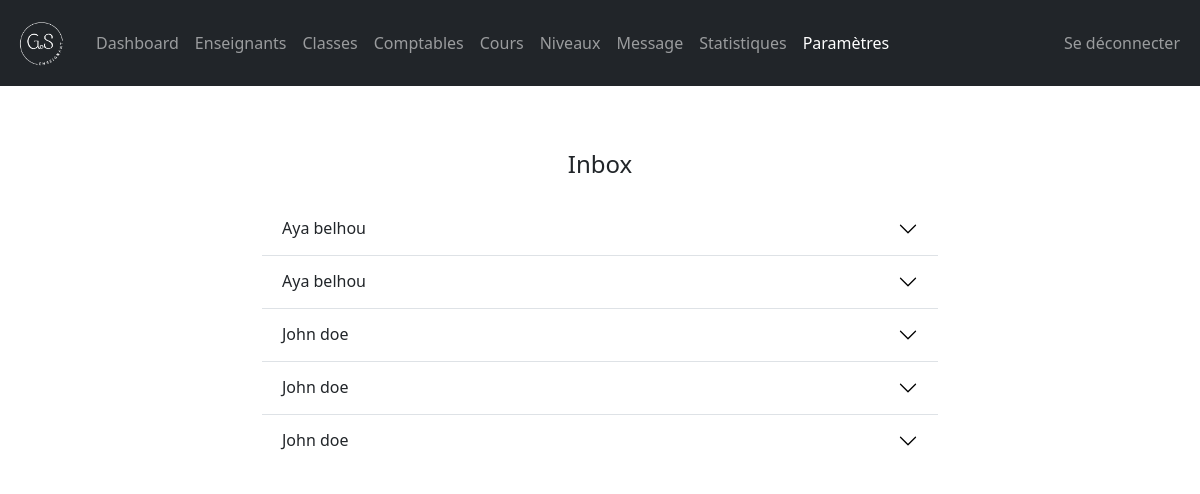
/admin/message.php (signed in), run on the app's committed database.
### tables this page shows
CREATE TABLE `message` (
  `message_id` int(11) NOT NULL,
  `sender_full_name` varchar(100) NOT NULL,
  `sender_email` varchar(255) NOT NULL,
  `message` text NOT NULL,
  `date_time` datetime NOT NULL DEFAULT current_timestamp()
);

### admin/data/message.php (called while the page is built)
<?php
function getAllMessages($conn){
   $sql = "SELECT * FROM message ORDER BY message_id DESC";
   $stmt = $conn->prepare($sql);
   $stmt->execute();
   if ($stmt->rowCount() >= 1) {
     $messages = $stmt->fetchAll();
     return $messages;
   }else {
    return 0;
   }
}

### admin/message.php (the view, shortened to what this page needs)
<?php
if (isset($_SESSION['admin_id']) &&
    isset($_SESSION['role'])) {
    if ($_SESSION['role'] == 'Admin') {
       include "../DB_connection.php";
       include "data/message.php";
       $messages = getAllMessages($conn);
 ?>
<!DOCTYPE html>
<html lang="en">
<head>
	<link rel="stylesheet" href="https://cdn.jsdelivr.net/npm/bootstrap@5.2.0/dist/css/bootstrap.min.css">
	<link rel="stylesheet" href="../css/style.css">
  <link rel="stylesheet" href="https://cdnjs.cloudflare.com/ajax/libs/font-awesome/4.7.0/css/font-awesome.min.css">
</head>
<body>
    <?php
        include "inc/navbar.php";
        if ($messages != 0) {
     ?>
     <div class="container mt-5" style="width: 90%; max-width: 700px;">
        <h4 class="text-center p-3">Inbox</h4>
        <div class="accordion accordion-flush" id="accordionFlushExample_<?=$message['message_id']?>">
          <?php foreach ($messages as $message) { ?>
          <div class="accordion-item">
            <h2 class="accordion-header" id="flush-heading_<?=$message['message_id']?>">
              <button class="accordion-button collapsed" type="button" data-bs-toggle="collapse" data-bs-target="#flush-collapse_<?=$message['message_id']?>" aria-expanded="false" aria-controls="flush-collapse_<?=$message['message_id']?>">
                <?=$message['sender_full_name']?>
              </button>
            </h2>
          </div>
          <?php } ?>
        </div>
         <?php } ?>
     </div>
</body>
</html>
<?php
  }else {
    header("Location: ../login.php");
    exit;
  }
}else {
	header("Location: ../login.php");
	exit;
}
?>

### data on the page
message: sender_full_name "Aya belhou"
message: sender_full_name "Aya belhou"
message: sender_full_name "John doe"
message: sender_full_name "John doe"
message: sender_full_name "John doe"
